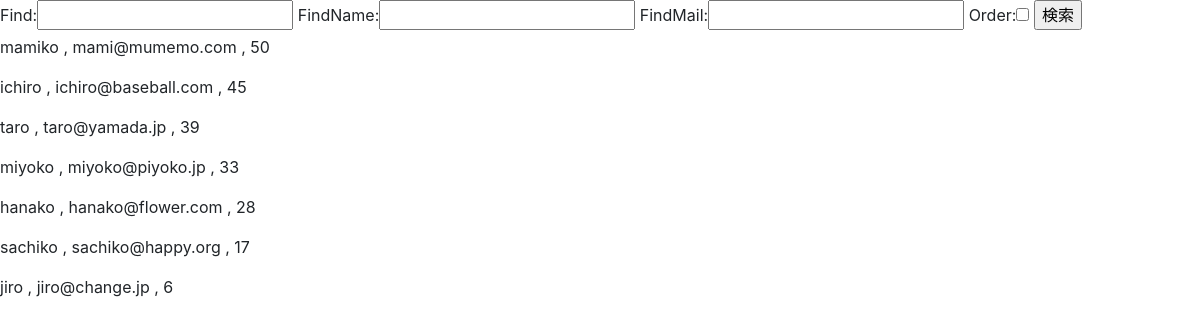
The page /hello/find/ on the database its author committed.
### hello/models.py (models this page shows)
class Friend( models.Model ):
    name = models.CharField(max_length=100,validators=[number_only])
    mail = models.EmailField(max_length=200)
    gender = models.BooleanField()
    age = models.IntegerField(validators=[MinValueValidator(0),MaxValueValidator(150)])
    birthday = models.DateField()

### hello/views.py (the view)
# urls.py: path('find/',views.find,name='find'),
def find( request ):
    if(request.method=="POST"):
        msg = request.POST['find']
        name = request.POST['findName']
        mail = request.POST['findMail']
        form = FindForm(request.POST)
        sql = 'select * from hello_friend'
        if( msg != '' ):
            sql += ' where ' + msg
        if( name != '' ):
            sql += " where name='{}'".format(name)
        if( mail != '' ):
            sql += " where mail like '%{}%'".format(mail)
        if( 'order' in request.POST ):
            sql += " order by age desc"
        else:
            sql += " order by age asc"
        print( sql )
        data = Friend.objects.raw( sql )
        msg = sql
    else:
        msg = 'search words...'
        form = FindForm()
        data = Friend.objects.all()
    params = {
        'title':'Hello',
        'message':msg,
        'form':form,
        'data':data
    }
    return render( request,'hello/find.html',params )

### hello/forms.py
class FindForm( forms.Form):
    find = forms.CharField(label='Find',required=False,
        widget=forms.TextInput(attrs={'class':'form-controls'}))
    findName = forms.CharField( label='FindName', required=False,
        widget=forms.TextInput(attrs={'class':'form-controls'}))
    findMail = forms.CharField( label='FindMail' , required=False,
        widget=forms.TextInput(attrs={'class':'form-controls'}))
    order = forms.BooleanField(label='Order',required=False,
        widget=forms.CheckboxInput(attrs={'class':'form-controls'}))

### hello/templates/hello/find.html (shortened to what this page needs)
 {% load static %}
<!DOCTYPE html>
<html>
    <head>
        <link rel="stylesheet"
        href="https://stackpath.bootstrapcdn.com/bootstrap/4.3.1/css/bootstrap.min.css"
>
    </head>
    <body>
        <form action="{% url 'find' %}" method="post">
            {{form}}
            <input type="submit" value="検索">
        </form>
        {% for item in data %}
            <p>{{item.name}} , {{item.mail}} , {{ item.age }}</p>
        {% endfor %}
    </body>
</html>

### rows shown on the page
Friend: name "mamiko", mail "mami@mumemo.com", age "50"
Friend: name "ichiro", mail "ichiro@baseball.com", age "45"
Friend: name "taro", mail "taro@yamada.jp", age "39"
Friend: name "miyoko", mail "miyoko@piyoko.jp", age "33"
Friend: name "hanako", mail "hanako@flower.com", age "28"
Friend: name "sachiko", mail "sachiko@happy.org", age "17"
Friend: name "jiro", mail "jiro@change.jp", age "6"
